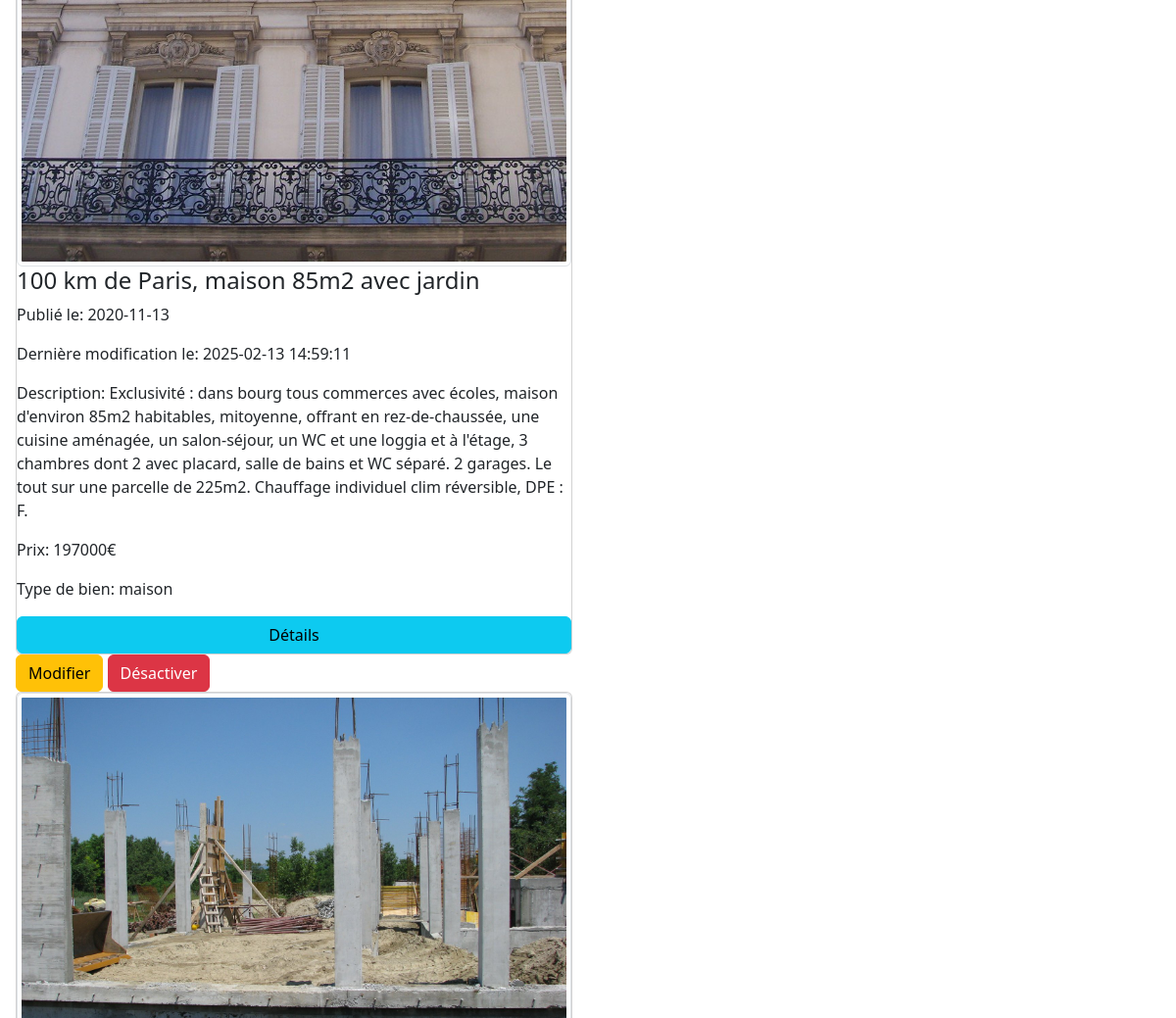
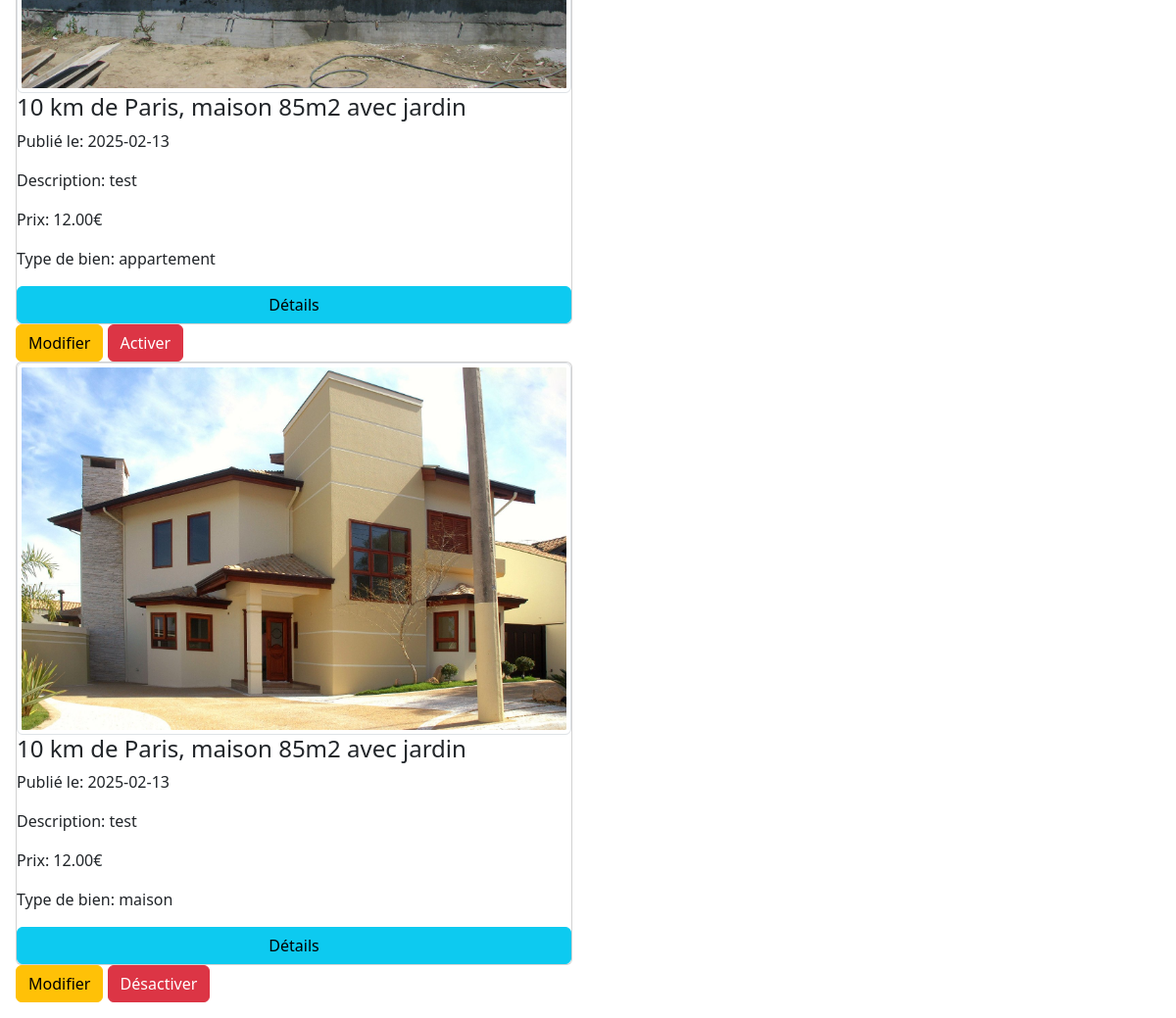
The app's page /index.php (signed in, lower part), older data (2 pictures, top to bottom).
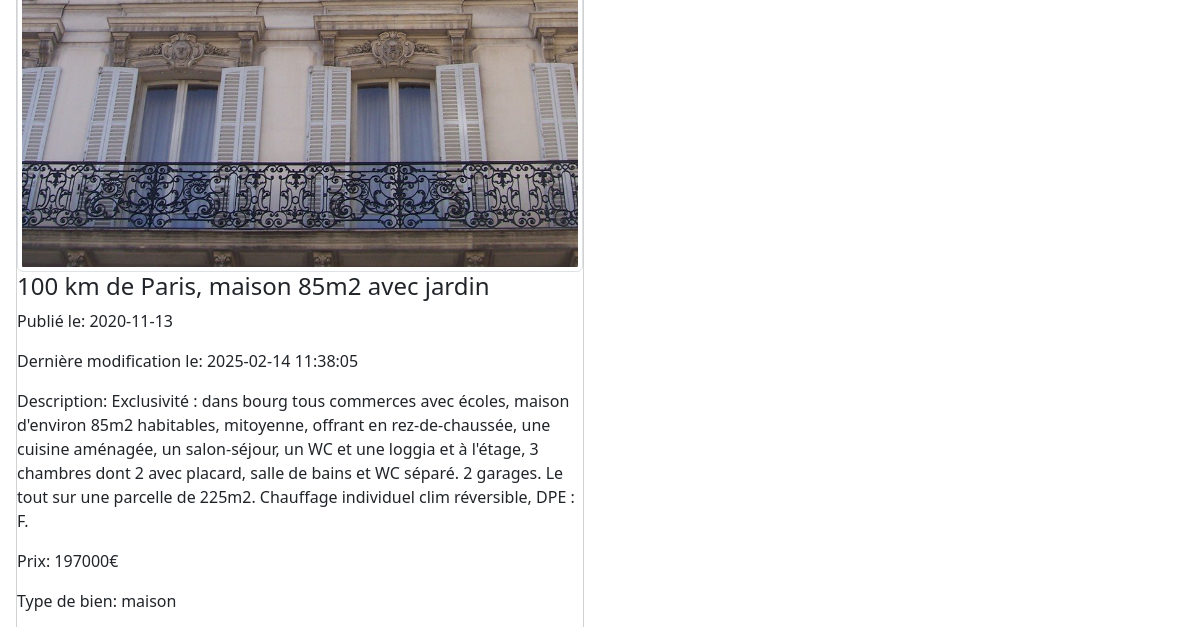
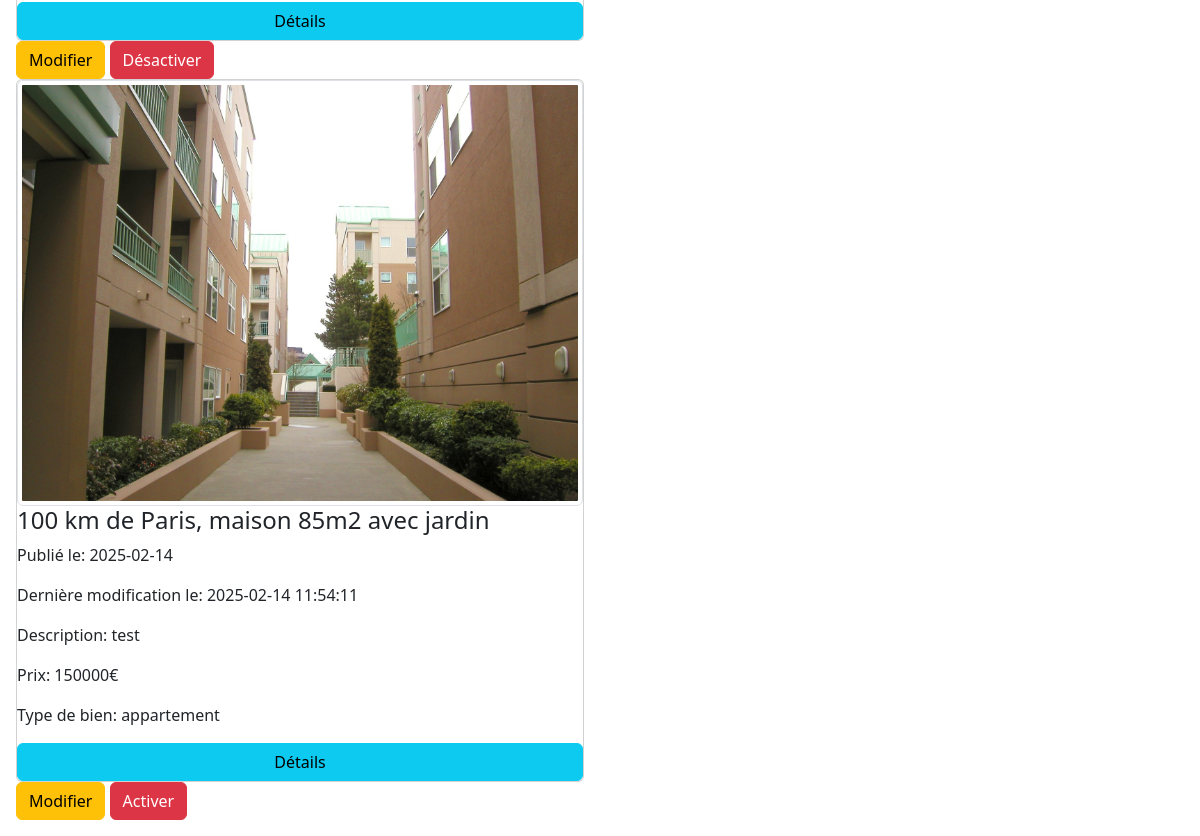
The same page, newer data (2 pictures, top to bottom).
### tables this page shows
CREATE TABLE IF NOT EXISTS `waz_annonces` (
  `an_id` int(11) NOT NULL AUTO_INCREMENT,
  `an_pieces` int(11) DEFAULT NULL,
  `an_titre` varchar(200) NOT NULL,
  `an_ref` varchar(10) NOT NULL,
  `an_description` text NOT NULL,
  `an_local` varchar(100) DEFAULT NULL,
  `an_surf_hab` int(11) DEFAULT NULL,
  `an_surf_tot` int(11) NOT NULL,
  `an_prix` varchar(13) DEFAULT NULL,
  `an_diagnostic` varchar(1) NOT NULL,
  `an_d_ajout` date NOT NULL,
  `an_d_modif` datetime DEFAULT NULL,
  `an_statut` tinyint(1) NOT NULL,
  `an_vues` int(11) NOT NULL,
  `tb_id` int(11) NOT NULL,
  `u_id` int(11) NOT NULL,
  `to_id` int(11) NOT NULL,
  PRIMARY KEY (`an_id`),
  KEY `tb_id` (`tb_id`),
  KEY `u_id` (`u_id`),
  KEY `to_id` (`to_id`)
);

CREATE TABLE IF NOT EXISTS `waz_type_bien` (
  `tb_id` int(11) NOT NULL AUTO_INCREMENT,
  `tb_libelle` varchar(50) NOT NULL,
  PRIMARY KEY (`tb_id`)
);

### index.php (the view, shortened to what this page needs)
<?php
    include("header.php");
    if ($isAdminOrEmployee) {
        $sql = "SELECT * FROM waz_annonces a JOIN waz_type_bien tb ON a.tb_id = tb.tb_id";
    } else {
        $sql = "SELECT * FROM waz_annonces a JOIN waz_type_bien tb ON a.tb_id = tb.tb_id WHERE a.an_statut = 1";
    }
    $annonces = $pdo->query($sql)->fetchAll(PDO::FETCH_ASSOC);
?>
<div>
    <div class="column w-50 p-3">
        <?php if($isAdminOrEmployee):?>
            <a href="annonce-select.php" class="btn btn-success">Publier une annonce</a><br>
        <?php endif;?>
        <?php if (count($annonces) > 0): ?>
            <?php foreach($annonces as $annonce):?>
                <div class="card">
                    <div>
                        <img src="assets/photos/annonce_<?= htmlentities($annonce['an_id'])?>/<?= htmlentities($annonce['an_id'])?>-1.jpg" alt="" class="img-thumbnail">
                    </div>
                    <h4><?= htmlentities($annonce['an_titre'])?></h3>
                    <p>Publié le: <?= htmlentities($annonce['an_d_ajout'])?></p>
                    <?php if($annonce['an_d_modif']):?>
                        <p>Dernière modification le: <?= htmlentities($annonce['an_d_modif'])?></p>
                    <?php endif;?>
                    <p>Description: <?= htmlentities($annonce['an_description'])?></h4>
                    <p>Prix: <?= htmlentities($annonce['an_prix'])?>€</p>
                    <p>Type de bien: <?= htmlentities($annonce['tb_libelle'])?></p>
                    <a href="annonce.php?info=<?= $annonce['an_id']?>" class="btn btn-info">Détails</a>
                </div>
                <?php if ($isAdminOrEmployee):?>
                    <a href="annonce-select.php?modify=<?= $annonce['an_id']?>" class="btn btn-warning">Modifier</a>
                <?php endif;?>
                <?php if ($isAdmin && $annonce['an_statut'] == 1):?>
                    <a href="index.php?unlist=<?= $annonce['an_id']?>" class="btn btn-danger">Désactiver</a>
                <?php elseif($isAdmin && $annonce['an_statut'] == 0):?>
                    <a href="index.php?relist=<?= $annonce['an_id']?>" class="btn btn-danger">Activer</a>
                <?php endif;?>
            <?php endforeach; ?>
        <?php else:?>
            <div>Aucune annonce disponible</div>
        <?php endif;?>
    </div>
</div>
<?php
    include("footer.php");
?>

Row changes from the older to the newer data that the page shows:
removed waz_annonces: shows a picture, an_titre "10 km de Paris, maison 85m2 avec jardin", an_d_ajout "2025-02-13", an_description "test", an_prix "12.00", tb.tb_libelle "appartement"
removed waz_annonces: shows a picture, an_titre "10 km de Paris, maison 85m2 avec jardin", an_d_ajout "2025-02-13", an_description "test", an_prix "12.00", tb.tb_libelle "maison"
changed waz_annonces "maison": an_d_modif "2025-02-13 14:59:11" → "2025-02-14 11:38:05"
added waz_annonces: shows a picture, an_titre "100 km de Paris, maison 85m2 avec jardin", an_d_ajout "2025-02-14", an_d_modif "2025-02-14 11:54:11", an_description "test", an_prix "150000", tb.tb_libelle "appartement"
